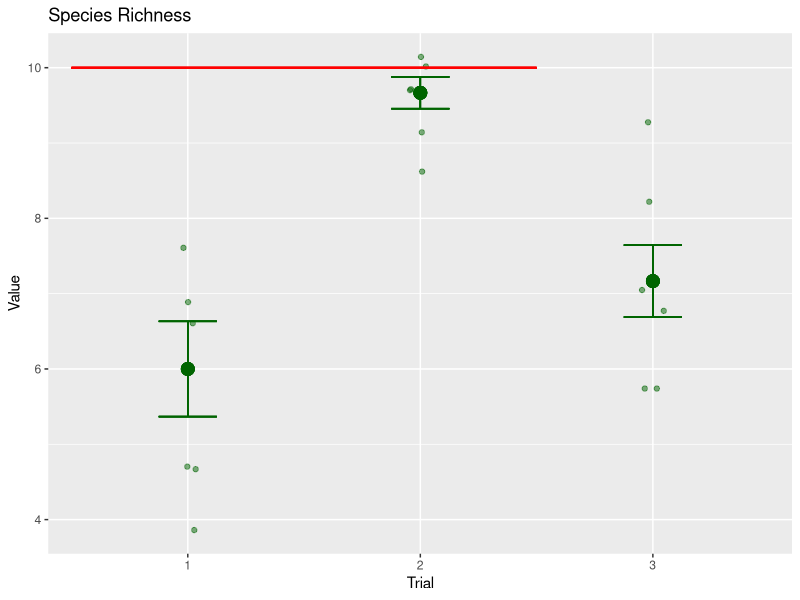

Recreate this plot in R. (Note: this script raises an error after producing the figure.)
## ---- chunk 1
rm(list = ls()) #clear's R's memory for a fresh start
library(tidyverse) #turns on a package called "Tidyverse"
library(here)#turns on a package for finding things
DF<-read.csv(here("Data","bead_simulation_2023.csv"))
## ---- chunk 2
Actual<-read.csv(here("Data", "index_actual_values.csv"), stringsAsFactors = T)
Actual$Simpson<-1/Actual$Simpson..inverse.

## ---- chunk 3
DF$Trial<-as.factor(DF$Trial)
DF$Index<-as.factor(DF$Index)
DF$Set_Number<-as.factor(DF$Set_Number)
## ---- chunk 4
DFsummary<-DF %>% group_by(Trial, Index) %>% summarise(
  IndexAvg = mean(Value, na.rm = T),
  IndexSD = sd(Value, na.rm = T), 
  IndexSEM = IndexSD/sqrt(length(Index))
)
## ---- chunk 5
MyJoin<-full_join(DF, DFsummary, by = c("Trial", "Index"))
## ---- chunk 6
ggplot(filter(MyJoin, Index == "Species richness"), aes(Trial, Value))+
  geom_jitter(alpha = 0.5, color = "dark green", width = 0.05)+
  geom_point(aes(Trial, IndexAvg), size = 4, color = "dark green")+
  geom_errorbar(aes(Trial,ymin = IndexAvg-IndexSEM, ymax = IndexAvg+IndexSEM), color = "dark green", width = 0.25)+
  geom_segment(aes(x = 0.5, xend = 2.5, y = 10, yend = 10), color = "red")+
  labs(title = "Species Richness")
  
 
## ---- chunk 7
ggsave(here("Data", "Outputs", "species_richness.png"),width = 6, height = 4)
## ---- chunk 8
ggplot(filter(MyJoin, Index != "Species richness"), aes(Index, Value))+
  geom_jitter(alpha = 0.5, color = "dark green", width = 0.05)+
  geom_point(aes(Index, IndexAvg), size = 4, color = "dark green")+
  geom_errorbar(aes(Index,ymin = IndexAvg-IndexSEM, ymax = IndexAvg+IndexSEM), color = "dark green", width = 0.25)+
  # geom_segment(aes(x = 0.5, xend = 1.5, y = 0.479, yend = 0.479), color = "red")+
  # geom_segment(aes(x = 1.5, xend = 2.5, y = 1.10, yend = 1.10), color = "red")+
  # geom_segment(aes(x = 2.5, xend = 3.5, y = 0.568, yend = 0.568), color = "red")+     
  labs(title = "Comparing indices")+
  facet_wrap(~Trial)
 
## ---- chunk 9
ggsave(here("Data","Outputs","comparing_indices.png"), device = "png", width = 6, height = 4)
## ---- chunk 10
ggplot(filter(MyJoin, Trial==1, Index != "Species richness"), aes(Index, Value))+
  geom_jitter(alpha = 0.5, color = "dark green", width = 0.05)+
  geom_point(aes(Index, IndexAvg), size = 4, color = "dark green")+
  geom_errorbar(aes(Index,ymin = IndexAvg-IndexSEM, ymax = IndexAvg+IndexSEM), color = "dark green", width = 0.25)+
  geom_segment(aes(x = 0.5, xend = 1.5, y = 0.479, yend = 0.479), color = "red")+
  geom_segment(aes(x = 1.5, xend = 2.5, y = 1.10, yend = 1.10), color = "red")+
  geom_segment(aes(x = 2.5, xend = 3.5, y = 0.568, yend = 0.568), color = "red")+
  labs(title = "Comparing indices: Trial 1 - one dominant species")+
  facet_wrap(~Trial)
 
## ---- chunk 11
ggsave(here("Data", "Outputs", "Trial1_one_dominant_species.png"), width = 6, height = 4) 

## ---- chunk 12
ggplot(filter(MyJoin, Trial==2, Index != "Species richness"), aes(Index, Value))+
  geom_jitter(alpha = 0.5, color = "dark green", width = 0.05)+
  geom_point(aes(Index, IndexAvg), size = 4, color = "dark green")+
  geom_errorbar(aes(Index,ymin = IndexAvg-IndexSEM, ymax = IndexAvg+IndexSEM), color = "dark green", width = 0.25)+
  geom_segment(aes(x = 0.5, xend = 1.5, y = 1.0, yend = 1.0), color = "red")+
  geom_segment(aes(x = 1.5, xend = 2.5, y = 2.30, yend = 2.30), color = "red")+
  geom_segment(aes(x = 2.5, xend = 3.5, y = 0.095, yend = 0.095), color = "red")+
  labs(title = "Comparing indices:Trial 2 - even distribution")+
  facet_wrap(~Trial)
 

## ---- chunk 13
ggsave(here("Data", "Outputs", "trial2_even_species.png"), width = 6, height = 4)
## ---- chunk 14
ggplot(filter(MyJoin, Trial==3, Index != "Species richness"), aes(Index, Value))+
  geom_jitter(alpha = 0.5, color = "dark green", width = 0.05)+
  geom_point(aes(Index, IndexAvg), size = 4, color = "dark green")+
  geom_errorbar(aes(Index,ymin = IndexAvg-IndexSEM, ymax = IndexAvg+IndexSEM), color = "dark green", width = 0.25)+
  # geom_segment(aes(x = 0.5, xend = 1.5, y = 1.0, yend = 1.0), color = "red")+
  # geom_segment(aes(x = 1.5, xend = 2.5, y = 2.30, yend = 2.30), color = "red")+
  # geom_segment(aes(x = 2.5, xend = 3.5, y = 0.095, yend = 0.095), color = "red")+
  labs(title = "Comparing indices:Trial 3 - random distribution")+
  facet_wrap(~Trial)
 

## ---- chunk 15
ggsave(here("Data", "Outputs", "Trial3_random_communities.png"))
